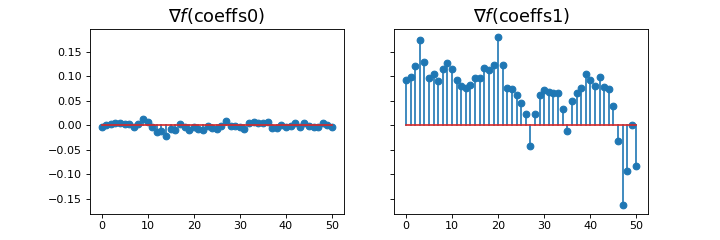

Source code (Python):
import numpy as np
import matplotlib.pyplot as plt

from tick.linear_model import ModelLogReg, SimuLogReg
from tick.simulation import weights_sparse_gauss

n_samples, n_features = 2000, 50
weights0 = weights_sparse_gauss(n_weights=n_features, nnz=10)
intercept0 = 1.
X, y = SimuLogReg(weights0, intercept=intercept0, seed=123,
                  n_samples=n_samples, verbose=False).simulate()

model = ModelLogReg(fit_intercept=True).fit(X, y)

coeffs0 = np.concatenate([weights0, [intercept0]])

_, ax = plt.subplots(1, 2, sharey=True, figsize=(9, 3))
ax[0].stem(model.grad(coeffs0))
ax[0].set_title(r"$\nabla f(\mathrm{coeffs0})$", fontsize=16)
ax[1].stem(model.grad(np.ones(model.n_coeffs)))
ax[1].set_title(r"$\nabla f(\mathrm{coeffs1})$", fontsize=16)
plt.show()
